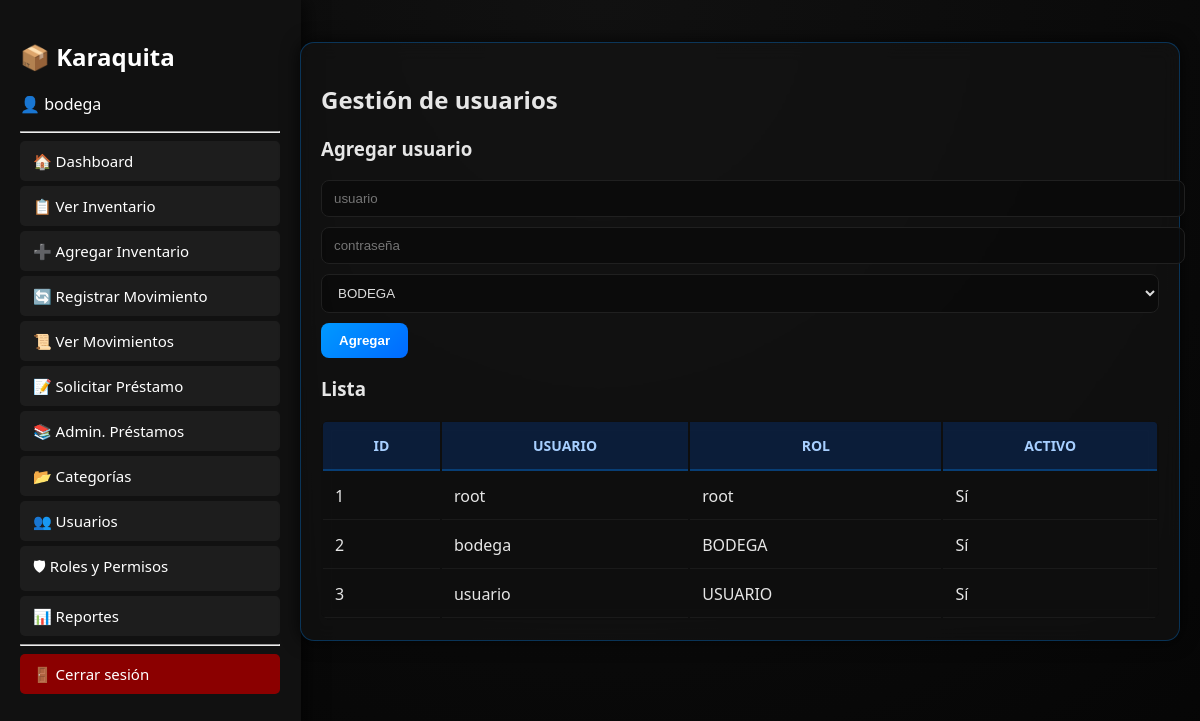
The app's page /layout.php?page=gestion_usuarios (signed in) with its own data.
### tables this page shows
CREATE TABLE `usuarios` (
  `id` int(11) NOT NULL,
  `username` varchar(100) NOT NULL,
  `password_hash` varchar(200) NOT NULL,
  `rol_id` int(11) NOT NULL,
  `activo` tinyint(1) DEFAULT 1
);

CREATE TABLE `roles` (
  `id` int(11) NOT NULL,
  `nombre` varchar(50) NOT NULL
);

### permisos.php (called while the page is built, shortened)
<?php
require_once "db.php";
function tiene_permiso($accion) {
    global $pdo;
    $rol = (int) $_SESSION['role_id'];
    $stmt = $pdo->prepare("SELECT permitido FROM permisos WHERE rol_id = :rol AND accion = :accion LIMIT 1");
    $stmt->execute(['rol' => $rol, 'accion' => $accion]);
    $row = $stmt->fetch(PDO::FETCH_ASSOC);
    return $row ? (int)$row['permitido'] : 0;
}

### gestion_usuarios.php (the view, shortened to what this page needs)
<?php
$users = $pdo->query("SELECT u.*, r.nombre AS rol FROM usuarios u LEFT JOIN roles r ON r.id=u.rol_id ORDER BY u.id")->fetchAll(PDO::FETCH_ASSOC);
$roles = $pdo->query("SELECT * FROM roles")->fetchAll(PDO::FETCH_ASSOC);
?>
<div class="card">
    <h2>Gestión de usuarios</h2>
    <h3>Agregar usuario</h3>
    <form method="POST">
    <input name="username" placeholder="usuario" required>
    <input name="password" placeholder="contraseña" required>
    <select name="rol_id"><?php foreach($roles as $r): ?><option value="<?= $r['id'] ?>"><?= htmlspecialchars($r['nombre']) ?></option><?php endforeach; ?></select>
    <button name="add">Agregar</button>
    </form>
    <h3>Lista</h3>
    <table><thead><tr><th>ID</th><th>Usuario</th><th>Rol</th><th>Activo</th></tr></thead><tbody>
    <?php foreach($users as $u): ?><tr><td><?= $u['id'] ?></td><td><?= htmlspecialchars($u['username']) ?></td><td><?= htmlspecialchars($u['rol']) ?></td><td><?= $u['activo']?'Sí':'No' ?></td></tr><?php endforeach; ?>
    </tbody></table>
</div>

### layout.php (shortened to what this page needs)
<?php
require_once "db.php";
require_once "permisos.php";
$page = $_GET['page'] ?? 'dashboard';
?>
<!DOCTYPE html>
<html lang="es">
<head>
<link rel="stylesheet" href="styles.css">
</head>
<body>
<?php include "menu.php"; ?>
<div class="with-sidebar fade">
    <div class="container fade">
        <?php
        $file = $page . ".php";
        if (file_exists($file)) {
            include $file;
        } else {
            echo "<h2>Módulo no encontrado</h2>";
        }
        ?>
    </div>
</div>
</body>
</html>

### menu.php (shortened to what this page needs)
<?php
require_once "permisos.php";
$usuario = $_SESSION['username'];
$rol_id  = $_SESSION['role_id'];
$es_root = ($rol_id == 1);
?>
<aside class="sidebar">
    <h2>📦 Karaquita</h2>
    <p>👤 <?= htmlspecialchars($usuario) ?></p>
    <hr>
    <a href="layout.php?page=dashboard">🏠 Dashboard</a>
    <?php if ($es_root || tiene_permiso('inventario_ver')): ?>
        <a href="layout.php?page=inventario_listar">📋 Ver Inventario</a>
    <?php endif; ?>
    <?php if ($es_root || tiene_permiso('inventario_crud')): ?>
        <a href="layout.php?page=inventario_agregar">➕ Agregar Inventario</a>
    <?php endif; ?>
    <?php if ($es_root || tiene_permiso('movimientos_crud')): ?>
        <a href="layout.php?page=registrar_movimiento">🔄 Registrar Movimiento</a>
        <a href="layout.php?page=ver_movimientos">📜 Ver Movimientos</a>
    <?php endif; ?>
    <?php if ($es_root || tiene_permiso('prestamos_insert')): ?>
        <a href="layout.php?page=solicitar_prestamo">📝 Solicitar Préstamo</a>
    <?php endif; ?>
    <?php if ($es_root || tiene_permiso('prestamos_crud')): ?>
        <a href="layout.php?page=ver_prestamos">📚 Admin. Préstamos</a>
    <?php endif; ?>
    <?php if ($es_root || tiene_permiso('categorias_ver') || tiene_permiso('categorias_crud')): ?>
        <a href="layout.php?page=categorias_listar">📂 Categorías</a>
    <?php endif; ?>
    <?php if ($es_root || tiene_permiso('usuarios_crud')): ?>
        <a href="layout.php?page=gestion_usuarios">👥 Usuarios</a>
        <a href="layout.php?page=gestion_roles">🛡 Roles y Permisos</a>
    <?php endif; ?>
    <?php if ($es_root || tiene_permiso('reportes')): ?>
        <a href="layout.php?page=reportes">📊 Reportes</a>
    <?php endif; ?>
    <hr>
    <a href="logout.php" style="background:#8b0000;">🚪 Cerrar sesión</a>
</aside>
<a href="layout.php?page=mis_permisos">🔐 Mis Permisos</a>

### styles.css (style rules this page uses)
body { margin: 0; padding: 0; font-family: "Segoe UI", sans-serif; background: radial-gradient(circle at top, #111, #050505); color: #e6e6e6; min-height: 100vh; display: flex; flex-direction: column; }
.fade { animation: fadeIn .8s ease; }
.sidebar { width: 250px; height: 100vh; position: fixed; background: #0c0c0c; border-right: 1px solid #111; box-shadow: 4px 0 18px #000a; padding-top: 20px; animation: fadeIn .7s ease; }
.sidebar a { display: flex; align-items: center; padding: 12px 20px; color: #c9c9c9; font-size: 15px; border-left: 3px solid transparent; transition: 0.25s ease; }
.with-sidebar { margin-left: 260px; padding: 28px; animation: fadeIn .7s ease; }
.card { background: rgba(20,20,20,0.6); padding: 20px; border-radius: 14px; border: 1px solid rgba(0,140,255,0.3); box-shadow: 0 0 18px #000c; backdrop-filter: blur(10px); transition: 0.25s ease; }
table { width: 100%; background: rgba(15,15,15,0.7); border-radius: 10px; overflow: hidden; backdrop-filter: blur(6px); }
th { padding: 14px; background: rgba(0, 100, 255, 0.18); text-transform: uppercase; color: #a7cfff; font-size: 14px; border-bottom: 2px solid rgba(0,140,255,0.3); }
td { padding: 12px; border-bottom: 1px solid rgba(255,255,255,0.05); }
input, select, textarea { width: 100%; background: rgba(10,10,10,0.8); border: 1px solid #202020; padding: 10px 12px; margin-bottom: 10px; color: #ddd; border-radius: 8px; transition: 0.25s ease; }
button, .btn { background: linear-gradient(135deg, #0099ff, #006aff); border: none; padding: 10px 18px; font-weight: bold; color: #fff; border-radius: 8px; cursor: pointer; transition: .25s ease; overflow: hidden; position: relative; text-decoration: none; display: inline-block; }
a { color: #58a8ff; text-decoration: none; transition: .25s ease; }

### menu.php (style rules this page uses)
.sidebar { width:260px; background:#111; height:100vh; position:fixed; left:0; top:0; padding:20px; overflow-y:auto; color:white; }
.sidebar a { display:block; padding:10px; margin:5px 0; background:#1d1d1d; color:white; text-decoration:none; border-radius:5px; }
.with-sidebar { margin-left:280px; padding:20px; }

### records on screen
usuarios: id "1", username "root", rol.nombre "root", activo "Sí"
usuarios: id "2", username "bodega", rol.nombre "BODEGA", activo "Sí"
usuarios: id "3", username "usuario", rol.nombre "USUARIO", activo "Sí"

### other values on screen
$usuario "bodega"
form field rol_id "BODEGA"
